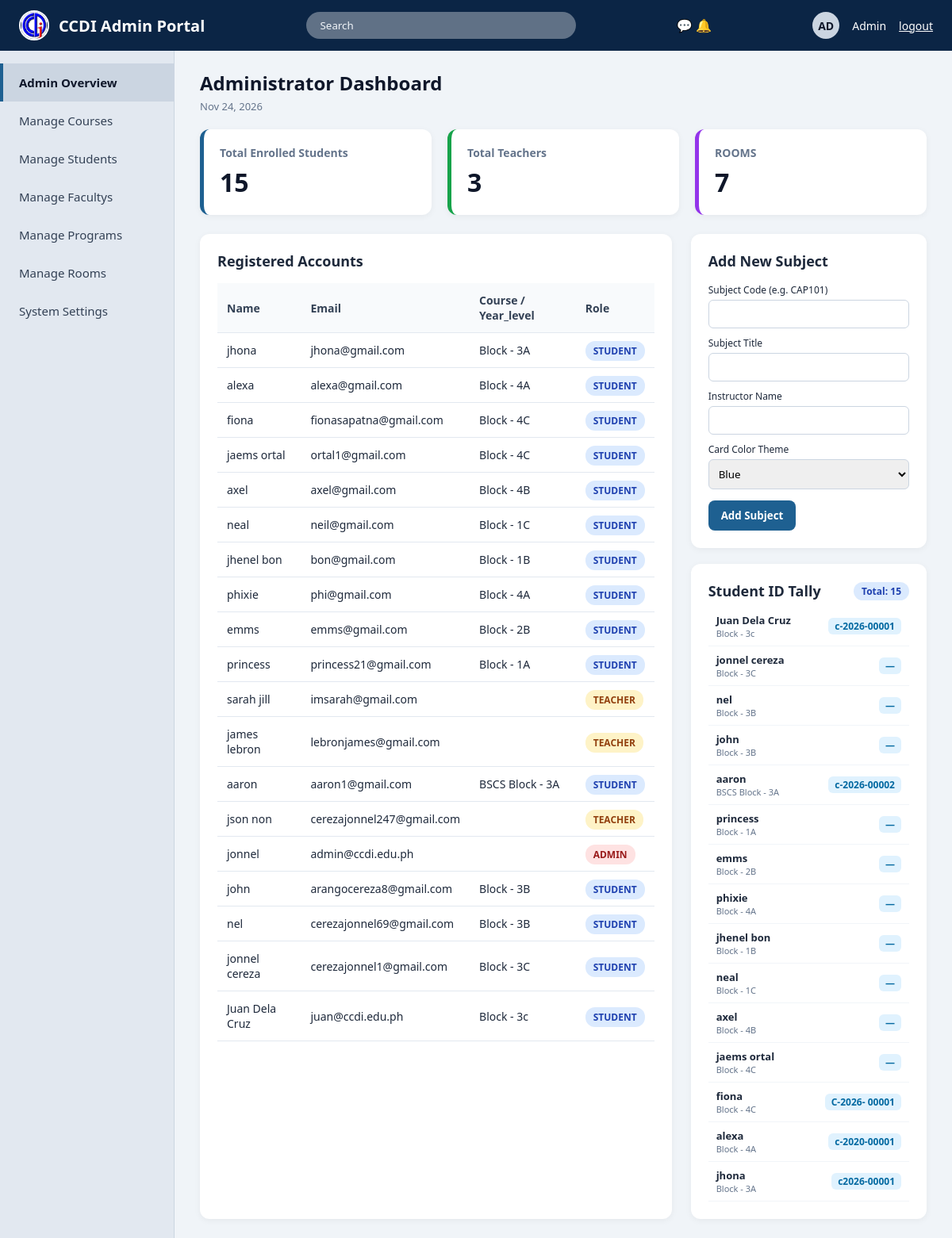
The page /admin_dashboard.php (signed in) on the database its author committed.
### tables this page shows
CREATE TABLE `users` (
  `id` int(11) NOT NULL AUTO_INCREMENT,
  `full_name` varchar(100) NOT NULL,
  `email` varchar(100) NOT NULL,
  `password` varchar(255) NOT NULL,
  `course` varchar(100) DEFAULT 'Bachelor of Science in Information Technology (BSIT)',
  `block` varchar(20) DEFAULT 'Block - 3B',
  `role` enum('student','teacher','admin') DEFAULT 'student',
  `program` varchar(100) DEFAULT NULL,
  `username` varchar(50) DEFAULT NULL,
  `STATUS` varchar(20) DEFAULT 'Approved',
  `department` varchar(50) DEFAULT 'BSIT Department',
  `year_level` varchar(20),
  `profile_pic` varchar(255) DEFAULT NULL,
  `student_id` varchar(50) DEFAULT NULL,
  `student_number` varchar(50) DEFAULT NULL,
  PRIMARY KEY (`id`),
  UNIQUE KEY `email` (`email`),
  UNIQUE KEY `username` (`username`),
  UNIQUE KEY `uq_users_student_id` (`student_id`),
  UNIQUE KEY `uq_student_number` (`student_number`)
);

### admin_dashboard.php (the view, shortened to what this page needs)
<?php
include 'db.php';
$admin_id = intval($_SESSION['user_id'] ?? $_SESSION['id'] ?? 0);
$u_pic_q = @$conn->query("SELECT profile_pic FROM users WHERE id = {$admin_id} LIMIT 1");
$u_pic_row = ($u_pic_q && $u_pic_q->num_rows > 0) ? $u_pic_q->fetch_assoc() : [];
$avatar_pic = trim((string)($u_pic_row['profile_pic'] ?? $_SESSION['profile_pic'] ?? ''));
$has_avatar_pic = ($avatar_pic !== '' && file_exists(__DIR__ . '/' . $avatar_pic));
function getRealTimeRoomsCount($conn) {
    $count = 0;
    $chk_rooms = $conn->query("SHOW TABLES LIKE 'rooms'");
    $sources = [
        ['table' => 'room_schedules', 'col' => 'room_name'],
        ['table' => 'room_schedules', 'col' => 'room'],
        ['table' => 'schedules', 'col' => 'room'],
        ['table' => 'schedules', 'col' => 'room_name'],
        ['table' => 'live_sessions', 'col' => 'room'],
        ['table' => 'live_sessions', 'col' => 'room_name'],
    ];
    foreach ($sources as $src) {
        $t_chk = $conn->query("SHOW TABLES LIKE '" . $conn->real_escape_string($src['table']) . "'");
        if ($t_chk && $t_chk->num_rows > 0) {
            $c_chk = $conn->query("SHOW COLUMNS FROM " . $conn->real_escape_string($src['table']) . " LIKE '" . $conn->real_escape_string($src['col']) . "'");
            if ($c_chk && $c_chk->num_rows > 0) {
                $q = $conn->query("SELECT COUNT(DISTINCT TRIM(" . $src['col'] . ")) AS total FROM " . $conn->real_escape_string($src['table']) . " WHERE " . $src['col'] . " IS NOT NULL AND TRIM(" . $src['col'] . ") <> ''");
                if ($q && $row = $q->fetch_assoc()) {
                    $count = max($count, intval($row['total'] ?? 0));
                }
            }
        }
    }
    return $count;
}
$total_students = intval($conn->query("SELECT COUNT(*) as total FROM users WHERE LOWER(TRIM(role))='student'")->fetch_assoc()['total'] ?? 0);
$total_teachers = intval($conn->query("SELECT COUNT(*) as total FROM users WHERE LOWER(TRIM(role))='teacher'")->fetch_assoc()['total'] ?? 0);
$total_rooms = getRealTimeRoomsCount($conn);
$user_cols = [];
$col_res = $conn->query("SHOW COLUMNS FROM users");
if ($col_res) {
    while ($c = $col_res->fetch_assoc()) {
        $user_cols[] = $c['Field'];
    }
}
$stu_num_col = '';
foreach (['student_id', 'student_number', 'student_no', 'id_number', 'school_id'] as $cand) {
    if (in_array($cand, $user_cols, true)) {
        $stu_num_col = $cand;
        break;
    }
}
$all_users = $conn->query("SELECT * FROM users ORDER BY id DESC");
$student_tally = [];
$q_stu_list = $conn->query("SELECT * FROM users WHERE LOWER(TRIM(role)) = 'student' ORDER BY id ASC");
if ($q_stu_list && $q_stu_list->num_rows > 0) {
    while ($s_row = $q_stu_list->fetch_assoc()) {
        $s_num = ($stu_num_col !== '' && !empty(trim((string)($s_row[$stu_num_col] ?? ''))))
            ? trim((string)$s_row[$stu_num_col])
            : '—';
        $student_tally[] = [
            'student_no' => $s_num,
            'name'       => !empty($s_row['full_name']) ? $s_row['full_name'] : ($s_row['username'] ?? 'Student'),
            'block'      => trim(($s_row['program'] ?? '') . ' ' . ($s_row['block'] ?? '')),
        ];
    }
}
?>
<!DOCTYPE html>
<html lang="en">
<head>
    <link rel="stylesheet" href="style.css">
</head>
<body>
    <header class="topbar" style="background-color: #0b2545;">
        <div class="brand">
            <div class="brand-logo"><img src="logo.jpg" alt="logo" style="width:100%; height:100%; object-fit:contain;"></div>
            <span>CCDI Admin Portal</span>
        </div>
        <input type="text" id="adminSearchInput" class="search-bar" placeholder="Search">
        <span>&#128172; &#128276;</span>
        <div class="user-menu">
        <div class="user-avatar" style="overflow:hidden; padding:0; display:flex; align-items:center; justify-content:center;">
           <?php if ($has_avatar_pic): ?>
          <img src="<?php echo htmlspecialchars($avatar_pic); ?>" alt="Admin Profile" style="width:100%; height:100%; object-fit:cover; display:block;">
          <?php else: ?>
          AD
          <?php endif; ?>
        </div>
            <span>Admin</span>
            <a href="logout.php" class="logout-link">logout</a>
        </div>
    </header>
    <nav class="sidebar">
        <a href="admin_dashboard.php" class="active">Admin Overview</a>
        <a href="admin_courses.php">Manage Courses</a>
        <a href="admin_students.php">Manage Students</a>
        <a href="admin_faculty.php">Manage Facultys</a>
        <a href="admin_program.php">Manage Programs</a>
        <a href="admin_rooms.php">Manage Rooms</a>
        <a href="admin_settings.php">System Settings</a>
    </nav>
    <main class="main-wrapper">
        <div class="page-header">
            <h1>Administrator Dashboard</h1>
            <p><?php echo date("M d, Y"); ?></p>
        </div>
        <div class="stats-grid">
            <div class="stat-box">
                <h3>Total Enrolled Students</h3>
                <p><?php echo $total_students; ?></p>
            </div>
            <div class="stat-box" style="border-left-color: #16a34a;">
                <h3>Total Teachers</h3>
                <p><?php echo $total_teachers; ?></p>
            </div>
            <div class="stat-box" style="border-left-color: #9333ea;">
                <h3>ROOMS</h3>
                <p id="realtime-rooms-count"><?php echo $total_rooms; ?></p>
            </div>
        </div>
        <div class="dashboard-grid">
            <div class="panel-card">
                <h2 class="section-title">Registered Accounts</h2>
                <table>
                    <thead>
                        <tr>
                            <th>Name</th>
                            <th>Email</th>
                            <th>Course / Year_level</th>
                            <th>Role</th>
                        </tr>
                    </thead>
                    <tbody id="usersTableBody">
                        <?php if ($all_users && $all_users->num_rows > 0): ?>
                            <?php while ($u = $all_users->fetch_assoc()): ?>
                                <?php $r_class = 'role-' . strtolower($u['role'] ?? 'student'); ?>
                                <tr>
                                    <td><?php echo htmlspecialchars($u['full_name'] ?? $u['username'] ?? ''); ?></td>
                                    <td><?php echo htmlspecialchars($u['email'] ?? ''); ?></td>
                                    <td><?php echo htmlspecialchars(trim(($u['program'] ?? '') . ' ' . ($u['block'] ?? ''))); ?></td>
                                    <td><span class="role-badge <?php echo $r_class; ?>"><?php echo htmlspecialchars($u['role'] ?? ''); ?></span></td>
                                </tr>
                            <?php endwhile; ?>
                        <?php endif; ?>
                    </tbody>
                </table>
            </div>
            <div class="right-stack">
                <div class="panel-card">
                    <h2 class="section-title">Add New Subject</h2>
                    <form method="POST">
                        <div style="margin-bottom:10px;">
                            <label style="display:block; font-size:12px; margin-bottom:4px;">Subject Code (e.g. CAP101)</label>
                            <input type="text" name="code" required style="width:100%; padding:8px; border:1px solid #cbd5e1; border-radius:6px;">
                        </div>
                        <div style="margin-bottom:10px;">
                            <label style="display:block; font-size:12px; margin-bottom:4px;">Subject Title</label>
                            <input type="text" name="title" required style="width:100%; padding:8px; border:1px solid #cbd5e1; border-radius:6px;">
                        </div>
                        <div style="margin-bottom:10px;">
                            <label style="display:block; font-size:12px; margin-bottom:4px;">Instructor Name</label>
                            <input type="text" name="instructor" required style="width:100%; padding:8px; border:1px solid #cbd5e1; border-radius:6px;">
                        </div>
                        <div style="margin-bottom:14px;">
                            <label style="display:block; font-size:12px; margin-bottom:4px;">Card Color Theme</label>
                            <select name="card_theme" style="width:100%; padding:8px; border:1px solid #cbd5e1; border-radius:6px;">
                                <option value="blue">Blue</option>
                            </select>
                        </div>
                        <button type="submit" name="add_subject" style="background:#1e6091; color:white; border:none; padding:10px 16px; border-radius:8px; font-weight:700; cursor:pointer;">Add Subject</button>
                    </form>
                </div>
                <div class="panel-card">
                    <div style="display:flex; justify-content:space-between; align-items:center; margin-bottom:8px;">
                        <h2 class="section-title" style="margin:0;">Student ID Tally</h2>
                        <span style="font-size:12px; font-weight:800; background:#dbeafe; color:#1e40af; padding:3px 10px; border-radius:999px;">
                            Total: <?php echo count($student_tally); ?>
                        </span>
                    </div>
                    <?php if (!empty($student_tally)): ?>
                        <div id="studentTallyList">
                            <?php foreach ($student_tally as $st_item): ?>
                                <div class="tally-item">
                                    <div>
                                        <strong><?php echo htmlspecialchars($st_item['name']); ?></strong>
                                        <?php if ($st_item['block'] !== ''): ?>
                                            <div style="font-size:11px; color:#64748b;"><?php echo htmlspecialchars($st_item['block']); ?></div>
                                        <?php endif; ?>
                                    </div>
                                    <span class="tally-no"><?php echo htmlspecialchars($st_item['student_no']); ?></span>
                                </div>
                            <?php endforeach; ?>
                        </div>
                    <?php else: ?>
                        <p style="font-size:13px; color:#64748b; margin:0;">No students have registered yet.</p>
                    <?php endif; ?>
                </div>
            </div>
        </div>
    </main>
</body>
</html>

### style.css (style rules this page uses)
.user-avatar { width: 36px; height: 36px; border-radius: 50%; overflow: hidden; flex-shrink: 0; }
* { box-sizing: border-box; margin: 0; padding: 0; font-family: 'Segoe UI', Tahoma, Geneva, Verdana, sans-serif; }
body { background-color: #f0f4f8; color: #1e293b; }
.topbar { background-color: #1e6091; color: white; height: 64px; padding: 0 24px; display: flex; align-items: center; justify-content: space-between; position: fixed; top: 0; left: 0; right: 0; z-index: 100; }
.brand { display: flex; align-items: center; gap: 12px; font-size: 20px; font-weight: 700; }
.brand-logo { width: 38px; height: 38px; border: 2px solid #ffffff; border-radius: 50%; overflow: hidden; display: flex; align-items: center; justify-content: center; }
.search-bar { background-color: rgba(255, 255, 255, 0.35); border-radius: 20px; padding: 8px 18px; width: 340px; border: none; color: white; outline: none; }
.search-bar::placeholder { color: #f1f5f9; }
.user-menu { display: flex; align-items: center; gap: 16px; font-size: 14px; }
.user-avatar { width: 34px; height: 34px; border-radius: 50%; background-color: #cbd5e1; color: #0f172a; display: flex; align-items: center; justify-content: center; font-weight: bold; }
.logout-link { color: white; text-decoration: underline; }
.sidebar { width: 220px; background-color: #e2e8f0; position: fixed; top: 64px; bottom: 0; left: 0; padding-top: 16px; border-right: 1px solid #cbd5e1; }
.sidebar a { display: flex; align-items: center; gap: 12px; padding: 14px 20px; color: #334155; text-decoration: none; font-size: 15px; font-weight: 500; border-left: 4px solid transparent; }
.sidebar a:hover, .sidebar a.active { background-color: #cbd5e1; color: #0f172a; font-weight: 600; border-left: 4px solid #1e6091; }
.main-wrapper { margin-left: 220px; margin-top: 64px; padding: 24px 32px; }
.page-header h1 { font-size: 24px; color: #0f172a; }
.page-header p { font-size: 13px; color: #64748b; margin-top: 4px; margin-bottom: 20px; }
.dashboard-grid { display: grid; grid-template-columns: 2fr 1fr; gap: 24px; }
.panel-card { background-color: #ffffff; border-radius: 12px; padding: 22px; box-shadow: 0 2px 8px rgba(0, 0, 0, 0.05); }
.section-title { font-size: 18px; font-weight: 600; margin-bottom: 16px; color: #1e293b; }

### admin_dashboard.php (style rules this page uses)
.stats-grid { display: grid; grid-template-columns: repeat(3, 1fr); gap: 20px; margin-bottom: 24px; }
.stat-box { background: #ffffff; padding: 20px; border-radius: 12px; border-left: 5px solid #1e6091; box-shadow: 0 2px 8px rgba(0,0,0,0.05); }
.stat-box h3 { font-size: 14px; color: #64748b; }
.stat-box p { font-size: 32px; font-weight: 800; color: #0f172a; margin-top: 6px; }
table { width: 100%; border-collapse: collapse; margin-top: 12px; }
th, td { text-align: left; padding: 12px; border-bottom: 1px solid #e2e8f0; font-size: 14px; }
th { background-color: #f8fafc; color: #334155; }
.role-badge { padding: 4px 10px; border-radius: 12px; font-size: 12px; font-weight: 700; text-transform: uppercase; }
.role-admin { background: #fee2e2; color: #991b1b; }
.role-teacher { background: #fef3c7; color: #92400e; }
.role-student { background: #dbeafe; color: #1e40af; }
.right-stack { display: flex; flex-direction: column; gap: 20px; }
.tally-item { display: flex; justify-content: space-between; align-items: center; padding: 8px 10px; border-bottom: 1px solid #f1f5f9; font-size: 13px; gap: 8px; }
.tally-no { background: #e0f2fe; color: #0369a1; font-weight: 800; padding: 2px 8px; border-radius: 6px; font-size: 12px; white-space: nowrap; }

### rows shown on the page
users: full_name "jhona", email "jhona@gmail.com", block "Block - 3A", role "STUDENT", student "c2026-00001"
users: full_name "alexa", email "alexa@gmail.com", block "Block - 4A", role "STUDENT", student "c-2020-00001"
users: full_name "fiona", email "fionasapatna@gmail.com", block "Block - 4C", role "STUDENT", student "C-2026- 00001"
users: full_name "jaems ortal", email "ortal1@gmail.com", block "Block - 4C", role "STUDENT", student_no "—"
users: full_name "axel", email "axel@gmail.com", block "Block - 4B", role "STUDENT", student_no "—"
users: full_name "neal", email "neil@gmail.com", block "Block - 1C", role "STUDENT", student_no "—"
users: full_name "jhenel bon", email "bon@gmail.com", block "Block - 1B", role "STUDENT", student_no "—"
users: full_name "phixie", email "phi@gmail.com", block "Block - 4A", role "STUDENT", name "phixie", student_no "—"
users: full_name "emms", email "emms@gmail.com", block "Block - 2B", role "STUDENT", name "emms", student_no "—"
users: full_name "princess", email "princess21@gmail.com", block "Block - 1A", role "STUDENT", name "princess", student_no "—"
users: full_name "sarah jill", email "imsarah@gmail.com", role "TEACHER"
users: full_name "james lebron", email "lebronjames@gmail.com", role "TEACHER"
users: full_name "aaron", email "aaron1@gmail.com", program+block "BSCS Block - 3A", role "STUDENT", name "aaron", block "BSCS Block - 3A", student "c-2026-00002"
users: full_name "json non", email "cerezajonnel247@gmail.com", role "TEACHER"
users: full_name "jonnel", email "admin@ccdi.edu.ph", role "ADMIN"
users: full_name "john", email "arangocereza8@gmail.com", block "Block - 3B", role "STUDENT", name "john", student_no "—"
users: full_name "nel", email "cerezajonnel69@gmail.com", block "Block - 3B", role "STUDENT", name "nel", student_no "—"
users: full_name "jonnel cereza", email "cerezajonnel1@gmail.com", block "Block - 3C", role "STUDENT", name "jonnel cereza", student_no "—"
users: full_name "Juan Dela Cruz", email "juan@ccdi.edu.ph", block "Block - 3c", role "STUDENT", name "Juan Dela Cruz", student "c-2026-00001"

### other values the page prints
$total_students "15"
$total_teachers "3"
$total_rooms "7"
count($student_tally) "15"
